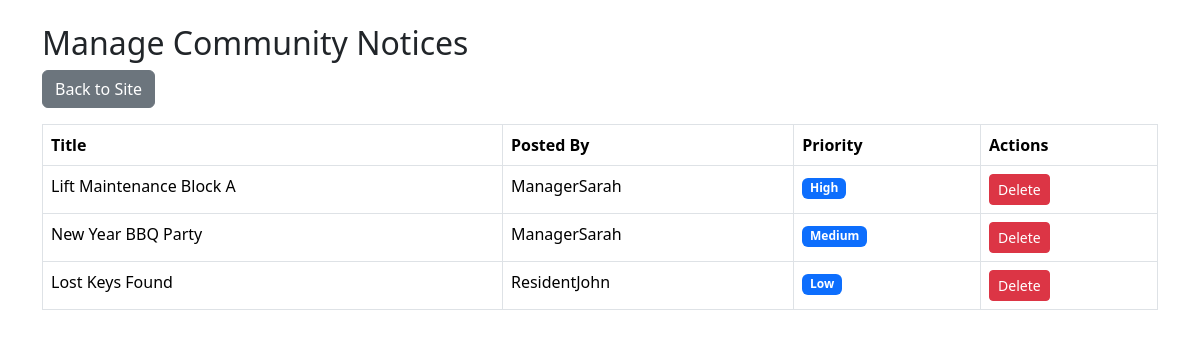
/manage_notices.php, run on the app's committed database.
### tables this page shows
CREATE TABLE `notices` (
  `notice_id` int(11) NOT NULL,
  `title` varchar(255) NOT NULL,
  `content` text NOT NULL,
  `category_id` int(11) DEFAULT NULL,
  `priority` enum('High','Medium','Low') DEFAULT 'Medium',
  `user_id` int(11) DEFAULT NULL,
  `expiry_date` datetime DEFAULT NULL,
  `views` int(11) DEFAULT 0,
  `created_at` timestamp NOT NULL DEFAULT current_timestamp()
);

CREATE TABLE `users` (
  `user_id` int(11) NOT NULL,
  `username` varchar(50) NOT NULL,
  `email` varchar(100) NOT NULL,
  `password` varchar(255) NOT NULL,
  `role` enum('resident','manager','admin') DEFAULT 'resident',
  `status` tinyint(1) DEFAULT 1,
  `created_at` timestamp NOT NULL DEFAULT current_timestamp()
);

### manage_notices.php (the view, shortened to what this page needs)
<?php
include "../includes/database.php";
$sql = "SELECT notices.*, users.username FROM notices
        JOIN users ON notices.user_id = users.user_id
        ORDER BY created_at DESC";
$result = mysqli_query($conn, $sql);
?>
<!DOCTYPE html>
<html>
<head>
    <link href="https://cdn.jsdelivr.net/npm/bootstrap@5.3.2/dist/css/bootstrap.min.css" rel="stylesheet">
</head>
<body>
<div class="container mt-4">
    <h2>Manage Community Notices</h2>
    <a href="../index.php" class="btn btn-secondary mb-3">Back to Site</a>
    <table class="table table-bordered">
        <thead>
            <tr>
                <th>Title</th>
                <th>Posted By</th>
                <th>Priority</th>
                <th>Actions</th>
            </tr>
        </thead>
        <tbody>
            <?php while($row = mysqli_fetch_assoc($result)): ?>
            <tr>
                <td><?php echo $row['title']; ?></td>
                <td><?php echo $row['username']; ?></td>
                <td><span class="badge bg-primary"><?php echo $row['priority']; ?></span></td>
                <td>
                    <a href="manage-notices.php?delete=<?php echo $row['notice_id']; ?>"
                       class="btn btn-danger btn-sm"
                       onclick="return confirm('Delete this notice?')">Delete</a>
                </td>
            </tr>
            <?php endwhile; ?>
        </tbody>
    </table>
</div>
</body>
</html>

### data on the page
notices: title "Lift Maintenance Block A", user.username "ManagerSarah", priority "High"
notices: title "New Year BBQ Party", user.username "ManagerSarah", priority "Medium"
notices: title "Lost Keys Found", user.username "ResidentJohn", priority "Low"
